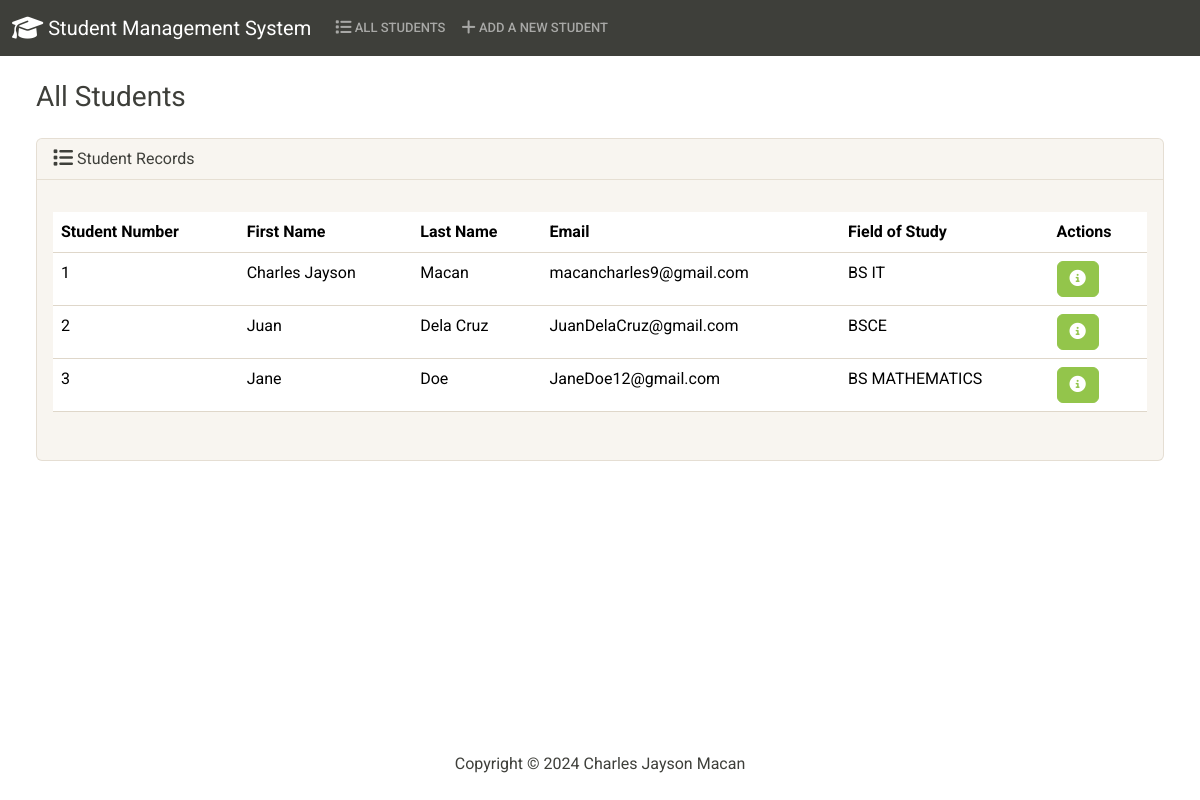
The app's page /, older data.
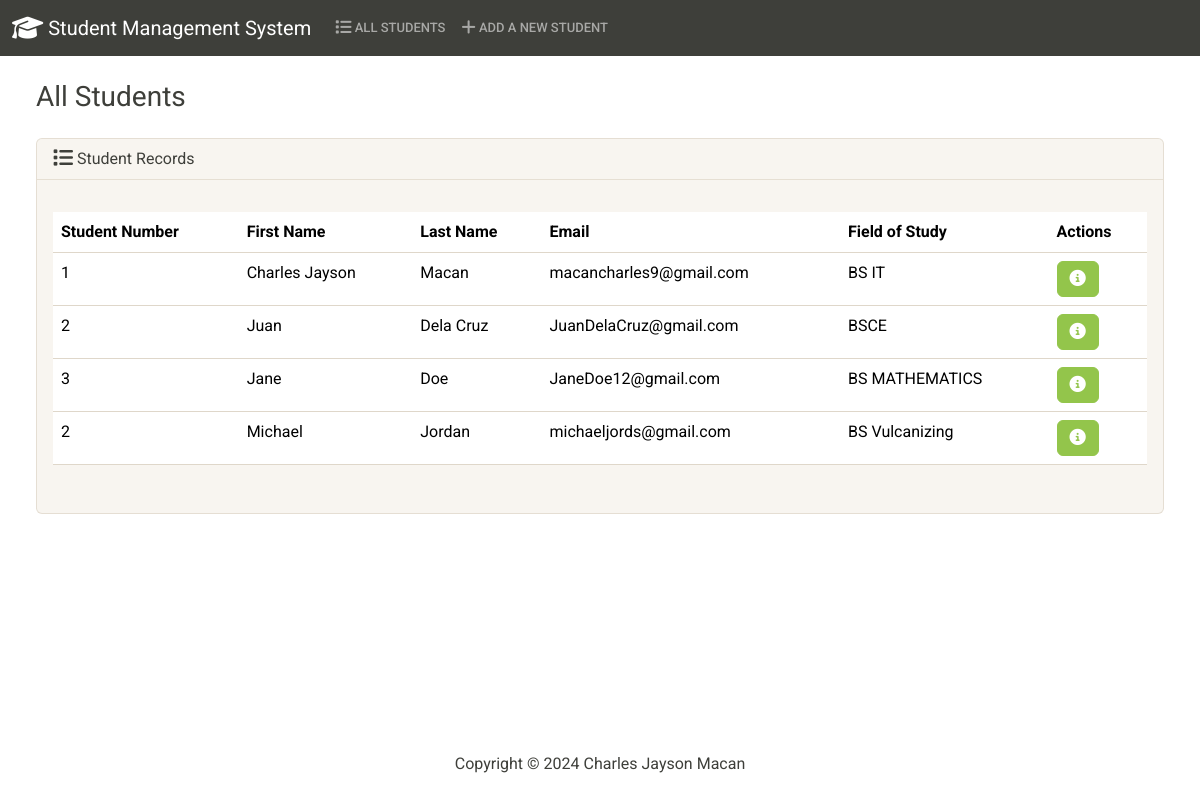
The same page, newer data.
### students/models.py (models this page shows, shortened)
class Student(models.Model):
    student_number = models.PositiveIntegerField()
    first_name = models.CharField(max_length=50)
    last_name = models.CharField(max_length=50)
    email = models.EmailField(max_length=100)
    field_of_study = models.CharField(max_length=50)

### students/views.py (the view)
# urls.py: path('', views.index, name='index'),
def index(request):
    return render(request, 'students/index.html', {
        'students': Student.objects.all()
    })

### students/templates/students/index.html (shortened to what this page needs)
{% extends "students/base.html" %}
{% block body %}
<h3 class="m-4">All Students</h3>
    <div class="row">
        <div class="col-12">
            {% if students %}
            <div class="card bg-light ms-4 me-4 mb-4">
                <div class="card-header">
                    <i class="fa-solid fa-list fa-lg"></i> Student Records
                </div>
                <div class="card-body">
                    <p class="card-text">
                    <div class="table-responsive">
                        <table class="table table-hover">
                            <thead>
                                <tr>
                                <th scope="col">Student Number</th>
                                <th scope="col">First Name</th>
                                <th scope="col">Last Name</th>
                                <th scope="col">Email</th>
                                <th scope="col">Field of Study</th>
                                <th scope="col">Actions</th>
                                </tr>
                            </thead>
                            <tbody>
                                {% for student in students %}
                                <tr>
                                    <td>{{ student.student_number}}</td>
                                    <td>{{ student.first_name}}</td>
                                    <td>{{ student.last_name}}</td>
                                    <td>{{ student.email}}</td>
                                    <td>{{ student.field_of_study}}</td>
                                    <td>
                                        <button type="button" class="btn btn-success me-1" href="{% url 'view_student' student.id %}" data-bs-toggle="modal" data-bs-target="#myModal{{student.id}}">
                                        </button>
                                    </td>
                                </tr>
                                {% endfor %}
                            </tbody>
                        </table>
                    </div>
                    </p>
                </div>
            </div>
            {% else %}
                <h5 class="alert alert-primary ms-4 me-4">No Student Records</h5>
            {% endif %}
        </div>
    </div>
{% endblock %}

Row changes from the older to the newer data that the page shows:
added Student: student_number "2", first_name "Michael", last_name "Jordan", email "michaeljords@gmail.com", field_of_study "BS Vulcanizing"
